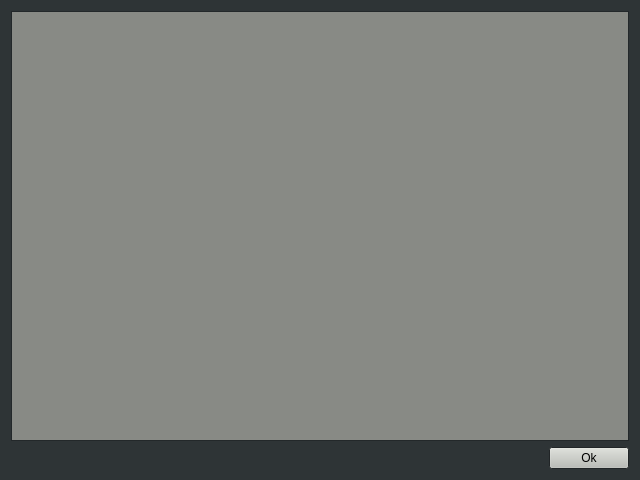
<?xml version="1.0" encoding="UTF-8"?>
<ui version="4.0">
 <class>Form</class>
 <widget class="QWidget" name="Form">
  <property name="geometry">
   <rect>
    <x>0</x>
    <y>0</y>
    <width>640</width>
    <height>480</height>
   </rect>
  </property>
  <property name="palette">
   <palette>
    <active>
     <colorrole role="WindowText">
      <brush brushstyle="SolidPattern">
       <color alpha="255">
        <red>255</red>
        <green>255</green>
        <blue>255</blue>
       </color>
      </brush>
     </colorrole>
     <colorrole role="Button">
      <brush brushstyle="SolidPattern">
       <color alpha="255">
        <red>237</red>
        <green>20</green>
        <blue>93</blue>
       </color>
      </brush>
     </colorrole>
     <colorrole role="Light">
      <brush brushstyle="SolidPattern">
       <color alpha="255">
        <red>85</red>
        <green>87</green>
        <blue>83</blue>
       </color>
      </brush>
     </colorrole>
     <colorrole role="Text">
      <brush brushstyle="SolidPattern">
       <color alpha="255">
        <red>255</red>
        <green>255</green>
        <blue>255</blue>
       </color>
      </brush>
     </colorrole>
     <colorrole role="Base">
      <brush brushstyle="SolidPattern">
       <color alpha="255">
        <red>136</red>
        <green>138</green>
        <blue>133</blue>
       </color>
      </brush>
     </colorrole>
     <colorrole role="Window">
      <brush brushstyle="SolidPattern">
       <color alpha="255">
        <red>46</red>
        <green>52</green>
        <blue>54</blue>
       </color>
      </brush>
     </colorrole>
     <colorrole role="Shadow">
      <brush brushstyle="SolidPattern">
       <color alpha="255">
        <red>46</red>
        <green>52</green>
        <blue>54</blue>
       </color>
      </brush>
     </colorrole>
     <colorrole role="Highlight">
      <brush brushstyle="SolidPattern">
       <color alpha="255">
        <red>237</red>
        <green>20</green>
        <blue>93</blue>
       </color>
      </brush>
     </colorrole>
     <colorrole role="ToolTipBase">
      <brush brushstyle="SolidPattern">
       <color alpha="255">
        <red>85</red>
        <green>87</green>
        <blue>83</blue>
       </color>
      </brush>
     </colorrole>
     <colorrole role="ToolTipText">
      <brush brushstyle="SolidPattern">
       <color alpha="255">
        <red>237</red>
        <green>20</green>
        <blue>93</blue>
       </color>
      </brush>
     </colorrole>
     <colorrole role="PlaceholderText">
      <brush brushstyle="SolidPattern">
       <color alpha="128">
        <red>255</red>
        <green>255</green>
        <blue>255</blue>
       </color>
      </brush>
     </colorrole>
    </active>
    <inactive>
     <colorrole role="WindowText">
      <brush brushstyle="SolidPattern">
       <color alpha="255">
        <red>255</red>
        <green>255</green>
        <blue>255</blue>
       </color>
      </brush>
     </colorrole>
     <colorrole role="Button">
      <brush brushstyle="SolidPattern">
       <color alpha="255">
        <red>186</red>
        <green>189</green>
        <blue>182</blue>
       </color>
      </brush>
     </colorrole>
     <colorrole role="Light">
      <brush brushstyle="SolidPattern">
       <color alpha="255">
        <red>85</red>
        <green>87</green>
        <blue>83</blue>
       </color>
      </brush>
     </colorrole>
     <colorrole role="Text">
      <brush brushstyle="SolidPattern">
       <color alpha="255">
        <red>255</red>
        <green>255</green>
        <blue>255</blue>
       </color>
      </brush>
     </colorrole>
     <colorrole role="Base">
      <brush brushstyle="SolidPattern">
       <color alpha="255">
        <red>136</red>
        <green>138</green>
        <blue>133</blue>
       </color>
      </brush>
     </colorrole>
     <colorrole role="Window">
      <brush brushstyle="SolidPattern">
       <color alpha="255">
        <red>46</red>
        <green>52</green>
        <blue>54</blue>
       </color>
      </brush>
     </colorrole>
     <colorrole role="Shadow">
      <brush brushstyle="SolidPattern">
       <color alpha="255">
        <red>46</red>
        <green>52</green>
        <blue>54</blue>
       </color>
      </brush>
     </colorrole>
     <colorrole role="Highlight">
      <brush brushstyle="SolidPattern">
       <color alpha="255">
        <red>237</red>
        <green>20</green>
        <blue>93</blue>
       </color>
      </brush>
     </colorrole>
     <colorrole role="ToolTipBase">
      <brush brushstyle="SolidPattern">
       <color alpha="255">
        <red>85</red>
        <green>87</green>
        <blue>83</blue>
       </color>
      </brush>
     </colorrole>
     <colorrole role="ToolTipText">
      <brush brushstyle="SolidPattern">
       <color alpha="255">
        <red>237</red>
        <green>20</green>
        <blue>93</blue>
       </color>
      </brush>
     </colorrole>
     <colorrole role="PlaceholderText">
      <brush brushstyle="SolidPattern">
       <color alpha="128">
        <red>255</red>
        <green>255</green>
        <blue>255</blue>
       </color>
      </brush>
     </colorrole>
    </inactive>
    <disabled>
     <colorrole role="WindowText">
      <brush brushstyle="SolidPattern">
       <color alpha="255">
        <red>190</red>
        <green>190</green>
        <blue>190</blue>
       </color>
      </brush>
     </colorrole>
     <colorrole role="Button">
      <brush brushstyle="SolidPattern">
       <color alpha="255">
        <red>211</red>
        <green>215</green>
        <blue>207</blue>
       </color>
      </brush>
     </colorrole>
     <colorrole role="Light">
      <brush brushstyle="SolidPattern">
       <color alpha="255">
        <red>85</red>
        <green>87</green>
        <blue>83</blue>
       </color>
      </brush>
     </colorrole>
     <colorrole role="Text">
      <brush brushstyle="SolidPattern">
       <color alpha="255">
        <red>190</red>
        <green>190</green>
        <blue>190</blue>
       </color>
      </brush>
     </colorrole>
     <colorrole role="Base">
      <brush brushstyle="SolidPattern">
       <color alpha="255">
        <red>46</red>
        <green>52</green>
        <blue>54</blue>
       </color>
      </brush>
     </colorrole>
     <colorrole role="Window">
      <brush brushstyle="SolidPattern">
       <color alpha="255">
        <red>46</red>
        <green>52</green>
        <blue>54</blue>
       </color>
      </brush>
     </colorrole>
     <colorrole role="Shadow">
      <brush brushstyle="SolidPattern">
       <color alpha="255">
        <red>46</red>
        <green>52</green>
        <blue>54</blue>
       </color>
      </brush>
     </colorrole>
     <colorrole role="Highlight">
      <brush brushstyle="SolidPattern">
       <color alpha="255">
        <red>145</red>
        <green>145</green>
        <blue>145</blue>
       </color>
      </brush>
     </colorrole>
     <colorrole role="ToolTipBase">
      <brush brushstyle="SolidPattern">
       <color alpha="255">
        <red>85</red>
        <green>87</green>
        <blue>83</blue>
       </color>
      </brush>
     </colorrole>
     <colorrole role="ToolTipText">
      <brush brushstyle="SolidPattern">
       <color alpha="255">
        <red>237</red>
        <green>20</green>
        <blue>93</blue>
       </color>
      </brush>
     </colorrole>
     <colorrole role="PlaceholderText">
      <brush brushstyle="SolidPattern">
       <color alpha="128">
        <red>0</red>
        <green>0</green>
        <blue>0</blue>
       </color>
      </brush>
     </colorrole>
    </disabled>
   </palette>
  </property>
  <property name="windowTitle">
   <string>Form</string>
  </property>
  <property name="windowIcon">
   <iconset>
    <normaloff>../data/icon.svg</normaloff>../data/icon.svg</iconset>
  </property>
  <layout class="QVBoxLayout" name="verticalLayout">
   <item>
    <widget class="QTextBrowser" name="avisoTextBrowser">
     <property name="openExternalLinks">
      <bool>true</bool>
     </property>
    </widget>
   </item>
   <item>
    <layout class="QHBoxLayout" name="horizontalLayout">
     <item>
      <spacer name="horizontalSpacer">
       <property name="orientation">
        <enum>Qt::Horizontal</enum>
       </property>
       <property name="sizeHint" stdset="0">
        <size>
         <width>40</width>
         <height>20</height>
        </size>
       </property>
      </spacer>
     </item>
     <item>
      <widget class="QPushButton" name="okBtn">
       <property name="text">
        <string>Ok</string>
       </property>
      </widget>
     </item>
    </layout>
   </item>
  </layout>
 </widget>
 <resources/>
 <connections/>
</ui>
